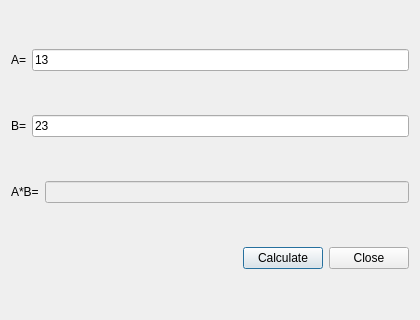
<?xml version="1.0" encoding="UTF-8"?>
<ui version="4.0"><class>Dialog</class><widget class="QDialog" name="Dialog"><property name="geometry"><rect><x>0</x><y>0</y><width>420</width><height>320</height></rect></property><property name="windowTitle"><string>Rows 3</string></property><layout class="QVBoxLayout" name="verticalLayout"><property name="leftMargin"><number>11</number></property><property name="topMargin"><number>11</number></property><property name="rightMargin"><number>11</number></property><property name="bottomMargin"><number>11</number></property><property name="spacing"><number>6</number></property><item><layout class="QHBoxLayout" name="rowLayout"><property name="leftMargin"><number>0</number></property><property name="topMargin"><number>0</number></property><property name="rightMargin"><number>0</number></property><property name="bottomMargin"><number>0</number></property><property name="spacing"><number>6</number></property><item><widget class="QLabel" name="label"><property name="text"><string>A=</string></property></widget></item><item><widget class="QLineEdit" name="lineEdit"><property name="text"><string>13</string></property></widget></item></layout></item><item><layout class="QHBoxLayout" name="rowLayout"><property name="leftMargin"><number>0</number></property><property name="topMargin"><number>0</number></property><property name="rightMargin"><number>0</number></property><property name="bottomMargin"><number>0</number></property><property name="spacing"><number>6</number></property><item><widget class="QLabel" name="label"><property name="text"><string>B=</string></property></widget></item><item><widget class="QLineEdit" name="lineEdit"><property name="text"><string>23</string></property></widget></item></layout></item><item><layout class="QHBoxLayout" name="rowLayout"><property name="leftMargin"><number>0</number></property><property name="topMargin"><number>0</number></property><property name="rightMargin"><number>0</number></property><property name="bottomMargin"><number>0</number></property><property name="spacing"><number>6</number></property><item><widget class="QLabel" name="label"><property name="text"><string>A*B=</string></property></widget></item><item><widget class="QLineEdit" name="lineEdit"><property name="enabled"><bool>false</bool></property></widget></item></layout></item><item><layout class="QHBoxLayout" name="buttons"><property name="leftMargin"><number>0</number></property><property name="topMargin"><number>0</number></property><property name="rightMargin"><number>0</number></property><property name="bottomMargin"><number>0</number></property><property name="spacing"><number>6</number></property><item><spacer name="horizontalSpacer"><property name="orientation"><enum>Qt::Orientation::Horizontal</enum></property><property name="sizeHint" stdset="0"><size><width>40</width><height>20</height></size></property></spacer></item><item><widget class="QPushButton" name="calc"><property name="text"><string>Calculate</string></property></widget></item><item><widget class="QPushButton" name="close"><property name="text"><string>Close</string></property></widget></item></layout></item></layout></widget></ui>
